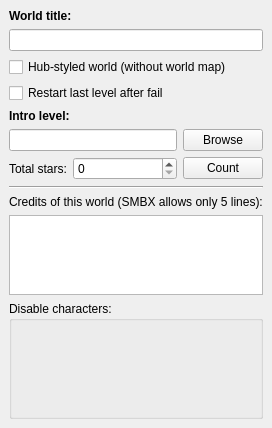
<?xml version="1.0" encoding="UTF-8"?>
<ui version="4.0">
 <class>WorldSettingsBox</class>
 <widget class="QDockWidget" name="WorldSettingsBox">
  <property name="geometry">
   <rect>
    <x>0</x>
    <y>0</y>
    <width>271</width>
    <height>428</height>
   </rect>
  </property>
  <property name="windowIcon">
   <iconset resource="../../_resources/editor.qrc">
    <normaloff>:/images/section.png</normaloff>:/images/section.png</iconset>
  </property>
  <property name="allowedAreas">
   <set>Qt::LeftDockWidgetArea|Qt::RightDockWidgetArea</set>
  </property>
  <property name="windowTitle">
   <string>World Settings</string>
  </property>
  <widget class="QWidget" name="dockWidgetContents_3">
   <layout class="QGridLayout" name="gridLayout_18" rowstretch="0,0,0,0,0,0,0,0,0,0,80" columnstretch="20,80,0">
    <item row="9" column="0" colspan="3">
     <widget class="QTextEdit" name="WLD_Credirs">
      <property name="minimumSize">
       <size>
        <width>0</width>
        <height>80</height>
       </size>
      </property>
      <property name="maximumSize">
       <size>
        <width>16777215</width>
        <height>80</height>
       </size>
      </property>
      <property name="autoFormatting">
       <set>QTextEdit::AutoNone</set>
      </property>
      <property name="html">
       <string notr="true">&lt;!DOCTYPE HTML PUBLIC &quot;-//W3C//DTD HTML 4.0//EN&quot; &quot;http://www.w3.org/TR/REC-html40/strict.dtd&quot;&gt;
&lt;html&gt;&lt;head&gt;&lt;meta name=&quot;qrichtext&quot; content=&quot;1&quot; /&gt;&lt;style type=&quot;text/css&quot;&gt;
p, li { white-space: pre-wrap; }
&lt;/style&gt;&lt;/head&gt;&lt;body style=&quot; font-family:'Noto Sans'; font-size:8pt; font-weight:400; font-style:normal;&quot;&gt;
&lt;p style=&quot;-qt-paragraph-type:empty; margin-top:0px; margin-bottom:0px; margin-left:0px; margin-right:0px; -qt-block-indent:0; text-indent:0px; font-family:'MS Shell Dlg 2'; font-size:8.25pt;&quot;&gt;&lt;br /&gt;&lt;/p&gt;&lt;/body&gt;&lt;/html&gt;</string>
      </property>
      <property name="acceptRichText">
       <bool>false</bool>
      </property>
      <property name="placeholderText">
       <string notr="true"/>
      </property>
     </widget>
    </item>
    <item row="6" column="2">
     <widget class="QPushButton" name="WLD_DoCountStars">
      <property name="text">
       <string>Count</string>
      </property>
     </widget>
    </item>
    <item row="4" column="0" colspan="3">
     <widget class="QLabel" name="label_58">
      <property name="font">
       <font>
        <weight>75</weight>
        <bold>true</bold>
       </font>
      </property>
      <property name="text">
       <string>Intro level:</string>
      </property>
     </widget>
    </item>
    <item row="10" column="0" colspan="3">
     <widget class="QGroupBox" name="WLD_DisableCharacters">
      <property name="minimumSize">
       <size>
        <width>0</width>
        <height>80</height>
       </size>
      </property>
      <property name="title">
       <string>Disable characters:</string>
      </property>
      <layout class="QFormLayout" name="DisableCharactersL">
       <property name="fieldGrowthPolicy">
        <enum>QFormLayout::AllNonFixedFieldsGrow</enum>
       </property>
       <property name="horizontalSpacing">
        <number>2</number>
       </property>
       <property name="verticalSpacing">
        <number>2</number>
       </property>
       <property name="leftMargin">
        <number>2</number>
       </property>
       <property name="topMargin">
        <number>2</number>
       </property>
       <property name="rightMargin">
        <number>2</number>
       </property>
       <property name="bottomMargin">
        <number>2</number>
       </property>
      </layout>
     </widget>
    </item>
    <item row="5" column="0" colspan="2">
     <widget class="QLineEdit" name="WLD_AutostartLvl"/>
    </item>
    <item row="6" column="1">
     <widget class="QSpinBox" name="WLD_Stars">
      <property name="maximum">
       <number>999999999</number>
      </property>
     </widget>
    </item>
    <item row="8" column="0" colspan="3">
     <widget class="QLabel" name="label_60">
      <property name="font">
       <font>
        <weight>50</weight>
        <bold>false</bold>
       </font>
      </property>
      <property name="text">
       <string>Credits of this world (SMBX allows only 5 lines):</string>
      </property>
     </widget>
    </item>
    <item row="0" column="0" colspan="3">
     <widget class="QLabel" name="label_57">
      <property name="font">
       <font>
        <weight>75</weight>
        <bold>true</bold>
       </font>
      </property>
      <property name="text">
       <string>World title:</string>
      </property>
     </widget>
    </item>
    <item row="3" column="0" colspan="3">
     <widget class="QCheckBox" name="WLD_RestartLevel">
      <property name="text">
       <string>Restart last level after fail</string>
      </property>
     </widget>
    </item>
    <item row="2" column="0" colspan="3">
     <widget class="QCheckBox" name="WLD_NoWorldMap">
      <property name="text">
       <string>Hub-styled world (without world map)</string>
      </property>
     </widget>
    </item>
    <item row="6" column="0">
     <widget class="QLabel" name="label_59">
      <property name="text">
       <string>Total stars:</string>
      </property>
     </widget>
    </item>
    <item row="1" column="0" colspan="3">
     <widget class="QLineEdit" name="WLD_Title"/>
    </item>
    <item row="7" column="0" colspan="3">
     <widget class="Line" name="line_13">
      <property name="orientation">
       <enum>Qt::Horizontal</enum>
      </property>
     </widget>
    </item>
    <item row="5" column="2">
     <widget class="QPushButton" name="WLD_AutostartLvlBrowse">
      <property name="text">
       <string>Browse</string>
      </property>
     </widget>
    </item>
   </layout>
  </widget>
 </widget>
 <resources>
  <include location="../../_resources/editor.qrc"/>
 </resources>
 <connections/>
</ui>
